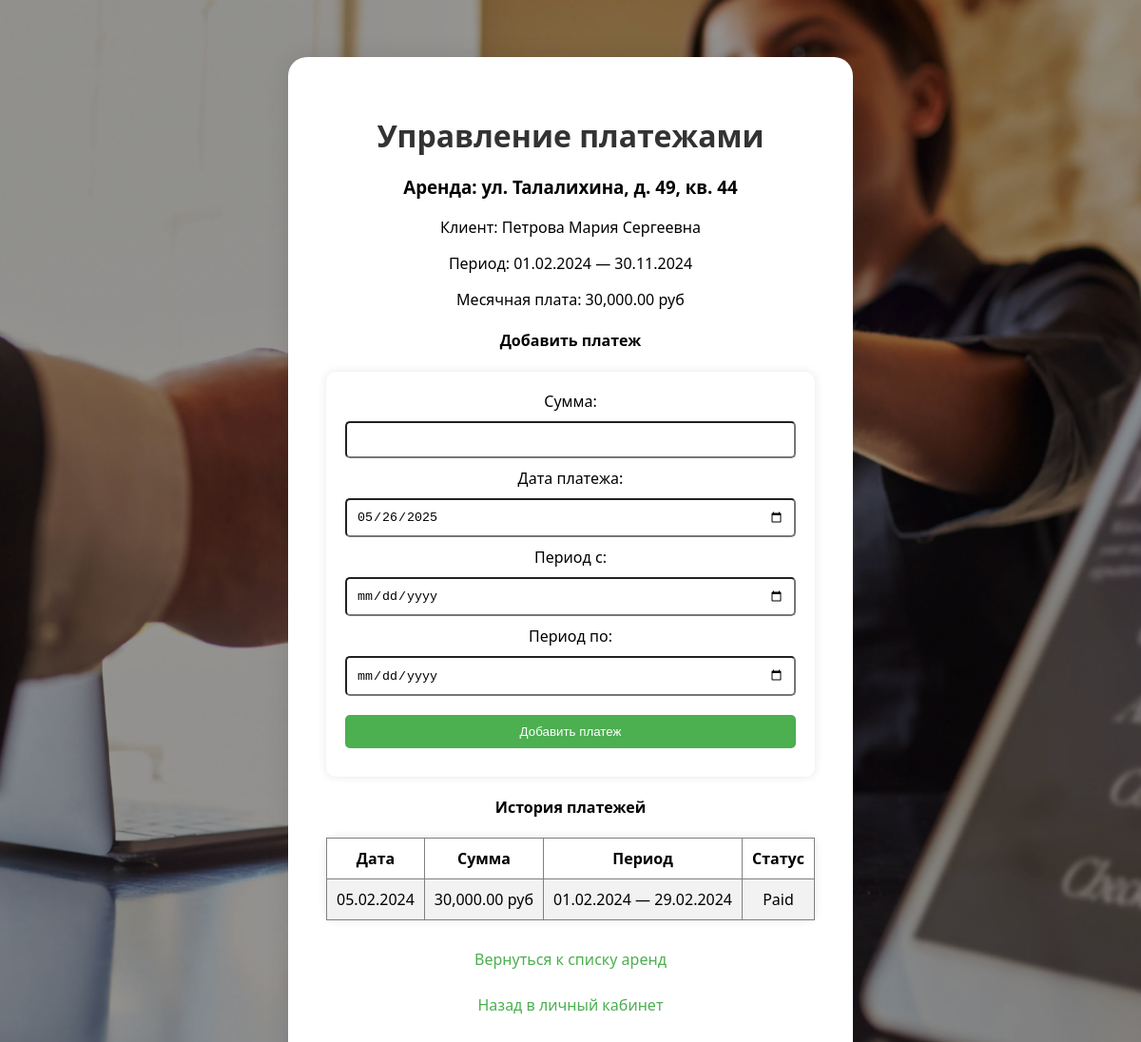
/01v/payments.php?rental_id=2 (signed in), run on the app's committed database.
### tables this page shows
CREATE TABLE `rentals` (
  `rental_id` int(11) NOT NULL,
  `property_id` int(11) NOT NULL,
  `client_id` int(11) NOT NULL,
  `user_id` int(11) NOT NULL,
  `start_date` datetime NOT NULL,
  `end_date` datetime DEFAULT NULL,
  `monthly_price` decimal(10,2) NOT NULL,
  `status` enum('Active','Completed','Canceled') DEFAULT 'Active'
);

CREATE TABLE `properties` (
  `property_id` int(11) NOT NULL,
  `address` varchar(255) NOT NULL,
  `category_id` int(11) NOT NULL,
  `square_meters` decimal(10,2) DEFAULT NULL,
  `rooms` int(11) DEFAULT NULL,
  `status` enum('Available','Occupied','Dirty','Cleaning Scheduled','Ready') DEFAULT 'Available',
  `cleaning_date` date DEFAULT NULL,
  `monthly_price` decimal(10,2) NOT NULL,
  `description` text DEFAULT NULL
);

CREATE TABLE `clients` (
  `client_id` int(11) NOT NULL,
  `full_name` varchar(100) NOT NULL,
  `phone` varchar(20) NOT NULL,
  `email` varchar(100) DEFAULT NULL,
  `passport_data` varchar(100) DEFAULT NULL
);

CREATE TABLE `payments` (
  `payment_id` int(11) NOT NULL,
  `rental_id` int(11) NOT NULL,
  `amount` decimal(10,2) NOT NULL,
  `payment_date` datetime NOT NULL,
  `period_start` date NOT NULL,
  `period_end` date NOT NULL,
  `status` enum('Pending','Paid','Overdue') DEFAULT 'Pending'
);

### 01v/payments.php (the view, shortened to what this page needs)
<?php
require 'db.php';
$rental_id = isset($_GET['rental_id']) ? intval($_GET['rental_id']) : 0;
$rental = [];
if ($rental_id) {
    $stmt = $mysqli->prepare("
        SELECT r.*, p.address, c.full_name AS client_name
        FROM rentals r
        JOIN properties p ON r.property_id = p.property_id
        JOIN clients c ON r.client_id = c.client_id
        WHERE r.rental_id = ?
    ");
    $stmt->bind_param("i", $rental_id);
    $stmt->execute();
    $rental = $stmt->get_result()->fetch_assoc();
}
$payments = [];
if ($rental_id) {
    $payments = $mysqli->query("
        SELECT * FROM payments
        WHERE rental_id = $rental_id
        ORDER BY payment_date DESC
    ")->fetch_all(MYSQLI_ASSOC);
}
?>
<link rel="stylesheet" href="style.css">
<div class="welcome-container">
    <div class="welcome-box">
        <h1>Управление платежами</h1>
        <?php if ($rental): ?>
            <h3>Аренда: <?= htmlspecialchars($rental['address']) ?></h3>
            <p>Клиент: <?= htmlspecialchars($rental['client_name']) ?></p>
            <p>Период: <?= date('d.m.Y', strtotime($rental['start_date'])) ?> — <?= $rental['end_date'] ? date('d.m.Y', strtotime($rental['end_date'])) : 'не определено' ?></p>
            <p>Месячная плата: <?= number_format($rental['monthly_price'], 2) ?> руб</p>
            <h4>Добавить платеж</h4>
            <form method="post">
                <div>
                    <label>Сумма:</label>
                    <input type="number" step="0.01" name="amount" required>
                </div>
                <div>
                    <label>Дата платежа:</label>
                    <input type="date" name="payment_date" required value="<?= date('Y-m-d') ?>">
                </div>
                <div>
                    <label>Период с:</label>
                    <input type="date" name="period_start" required>
                </div>
                <div>
                    <label>Период по:</label>
                    <input type="date" name="period_end" required>
                </div>
                <button type="submit" name="add_payment">Добавить платеж</button>
            </form>
            <h4>История платежей</h4>
            <table border="1">
                <tr>
                    <th>Дата</th>
                    <th>Сумма</th>
                    <th>Период</th>
                    <th>Статус</th>
                </tr>
                <?php foreach ($payments as $payment): ?>
                <tr>
                    <td><?= date('d.m.Y', strtotime($payment['payment_date'])) ?></td>
                    <td><?= number_format($payment['amount'], 2) ?> руб</td>
                    <td><?= date('d.m.Y', strtotime($payment['period_start'])) ?> — <?= date('d.m.Y', strtotime($payment['period_end'])) ?></td>
                    <td><?= $payment['status'] ?></td>
                </tr>
                <?php endforeach; ?>
            </table>
        <?php else: ?>
            <p>Выберите аренду для просмотра платежей</p>
        <?php endif; ?>
        <p><a href="rentals.php">Вернуться к списку аренд</a></p>
        <p><a href="dashboard.php">Назад в личный кабинет</a></p>
    </div>
</div>

### 01v/style.css (style rules this page uses)
form, table { max-width: 600px; margin: 20px auto; padding: 20px; background: white; border-radius: 10px; box-shadow: 0 0 10px rgba(0,0,0,0.1); }
input, button { padding: 10px; margin: 10px 0; width: 100%; box-sizing: border-box; border-radius: 5px; }
button { background: #4CAF50; border-radius: 5px; color: white; border: none; cursor: pointer; }
a { text-decoration: none; display: inline-block; margin-top: 10px; color: #4CAF50; }
table { border-collapse: collapse; }
table th, table td { padding: 10px; text-align: center; }
table tr:nth-child(even) { background-color: #f2f2f2; }
.welcome-container { display: flex; justify-content: center; margin-top: 60px; }
.welcome-box { max-width: 700px; background: #ffffff; padding: 40px; border-radius: 20px; text-align: center; box-shadow: 0 0 25px rgba(0,0,0,0.1); }
.welcome-box h1 { font-size: 32px; margin-bottom: 20px; color: #333; }

### data on the page
rentals: property.address "ул. Талалихина, д. 49, кв. 44", client.full_name "Петрова Мария Сергеевна", start_date "01.02.2024", end_date "30.11.2024", monthly_price "30,000.00"
payments: payment_date "05.02.2024", amount "30,000.00", period_start "01.02.2024", period_end "29.02.2024", status "Paid"
